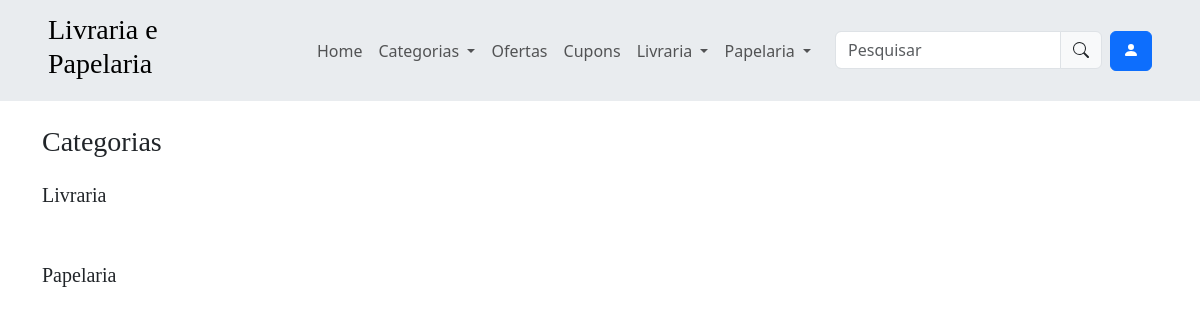
Before: /categorias/ with the older database file.
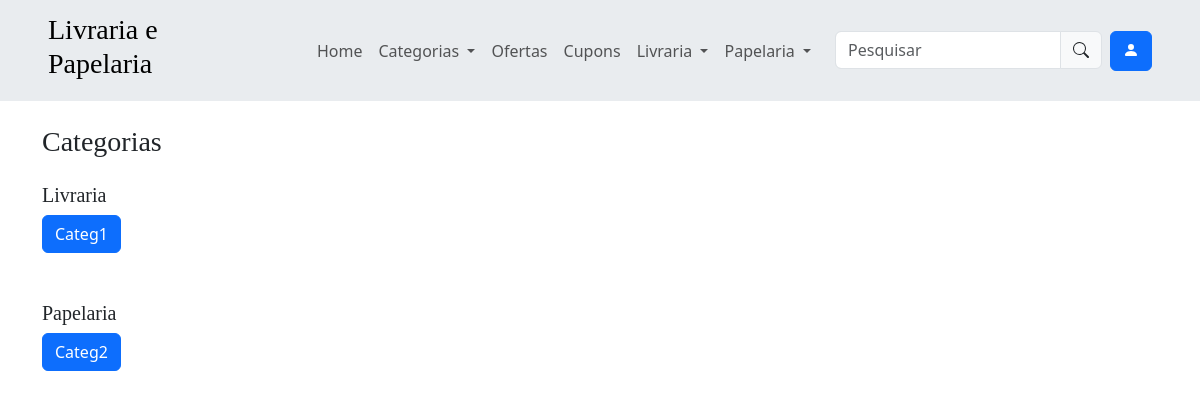
After: the same page with the newer database file.
### app/models.py (models this page shows, shortened)
class Categoria(models.Model):
    class TipoChoices(models.TextChoices):
        LIVRARIA = 'LIVRARIA', 'Livraria'
        PAPELARIA = 'PAPELARIA', 'Papelaria'
    nome = models.CharField(max_length=50)
    tipo = models.CharField(
        max_length=15,
        choices=TipoChoices.choices,
        null=True,
    )
    class Meta:
        verbose_name = verbose_name_plural = 'Categoria'

### app/views.py (the view)
# urls.py: path('categorias/', views.categorias, name='categorias'),
@user_passes_test(usuario_comum)
def categorias(request):
    papelaria = Categoria.objects.all().filter(tipo="PAPELARIA")
    livraria = Categoria.objects.all().filter(tipo="LIVRARIA")
    return render(request, 'categorias.html', {"papelaria": papelaria, "livraria": livraria})

### app/views.py (called while the page is built)
def usuario_comum(user):
    return not user.is_staff

### app/templates/categorias.html (shortened to what this page needs)
{% extends 'components/base.html' %}
{% block content %}
    {% include 'components/content_title.html' with title='Categorias' %}
    <h5>Livraria</h5>
    <div class="d-flex flex-wrap justify-content-space-between gap-2">
    {% for categoria in livraria %}
        <a class="btn btn-primary" href="#" role="button">{{ categoria.nome }}</a>
    {% endfor %}
    </div>
    <h5 class="mt-5">Papelaria</h5>
    <div class="d-flex flex-wrap justify-content-space-between gap-2">
    {% for categoria in papelaria %}
        <a class="btn btn-primary" href="#" role="button">{{ categoria.nome }}</a>
    {% endfor %}
    </div>
{% endblock %}

### app/templates/components/base.html (shortened to what this page needs)
<!doctype html>
<html lang="en" data-bs-theme="auto">
  <head><script src="/docs/5.3/assets/js/color-modes.js"></script>
    <link rel="stylesheet" href="https://cdn.jsdelivr.net/npm/@docsearch/css@3">
    <link href="https://cdn.jsdelivr.net/npm/bootstrap@5.3.3/dist/css/bootstrap.min.css" rel="stylesheet">
  </head>
  <body>
    {% include 'components/cabecalho.html' %}
    <main class="container mb-4">
      {% block content %} {% endblock %}
    </main>
  </body>
</html>

### app/templates/components/cabecalho.html (shortened to what this page needs)
<header>
  <nav class="navbar navbar-expand-lg bg-body-secondary mb-4" aria-label="Offcanvas navbar large">
    <div class="container-fluid px-md-5">
      <a class="navbar-brand me-lg-5" href="{% url 'home' %}"><h3 class="text-wrap">Livraria e Papelaria</h3></a>
      <div class="offcanvas offcanvas-end" tabindex="-1" id="offcanvasNavbar2" aria-labelledby="offcanvasNavbar2Label">
        <div class="offcanvas-body">
          <ul class="navbar-nav justify-content-end flex-grow-1 pe-3">
            <li class="nav-item">
              <a class="nav-link" aria-current="page" href="{% url 'home' %}">Home</a>
            </li>
            <li class="nav-item dropdown">
              <a class="nav-link dropdown-toggle" href="#" role="button" data-bs-toggle="dropdown" aria-expanded="false">
                Categorias
              </a>
            </li>
            <li class="nav-item">
              <a class="nav-link" href="#">Ofertas</a>
            </li>
            <li class="nav-item">
              <a class="nav-link" href="{% url 'cupons' %}">Cupons</a>
            </li>
            <li class="nav-item dropdown">
              <a class="nav-link dropdown-toggle" href="#" role="button" data-bs-toggle="dropdown" aria-expanded="false">
                Livraria
              </a>
            </li>
            <li class="nav-item dropdown">
              <a class="nav-link dropdown-toggle" href="#" role="button" data-bs-toggle="dropdown" aria-expanded="false">
                Papelaria
              </a>
            </li>
          </ul>
          <div class="d-flex mt-3 mt-lg-0">
            <form role="search">
              <div class="input-group">
                <input type="text" class="form-control" placeholder="Pesquisar" aria-label="Input group example" aria-describedby="basic-addon1">
                <a href="{% url 'pesquisa' %}" type="submit" class="input-group-text" id="basic-addon1">
                  <svg xmlns="http://www.w3.org/2000/svg" width="16" height="16" fill="currentColor" class="bi bi-search" viewBox="0 0 16 16"><path d="M11.742 10.344a6.5 6.5 0 1 0-1.397 1.398h-.001q.044.06.098.115l3.85 3.85a1 1 0 0 0 1.415-1.414l-3.85-3.85a1 1 0 0 0-.115-.1zM12 6.5a5.5 5.5 0 1 1-11 0 5.5 5.5 0 0 1 11 0"></path></svg>
                </a>
              </div>
            </form>
            <a href="{% url 'conta' %}" class="btn btn-primary ms-2">
                <svg xmlns="http://www.w3.org/2000/svg" width="16" height="16" fill="currentColor" class="bi bi-person-fill" viewBox="0 0 16 16"><path d="M3 14s-1 0-1-1 1-4 6-4 6 3 6 4-1 1-1 1zm5-6a3 3 0 1 0 0-6 3 3 0 0 0 0 6"></path></svg>
            </a>
          </div>
        </div>
      </div>
    </div>
  </nav>
</header>

### app/templates/components/content_title.html
<h3 class="mb-4">{{ title }}</h3>

### app/templates/components/base.html (style rules this page uses)
.bi { vertical-align: -.125em; fill: currentColor; }
h1, h2, h3, h4, h5, h6 { font-family: "Playfair Display", Georgia, "Times New Roman", serif; }

Changed rows visible on the page:
added Categoria: nome "Categ1", shown under "Livraria"
added Categoria: nome "Categ2", shown under "Papelaria"
